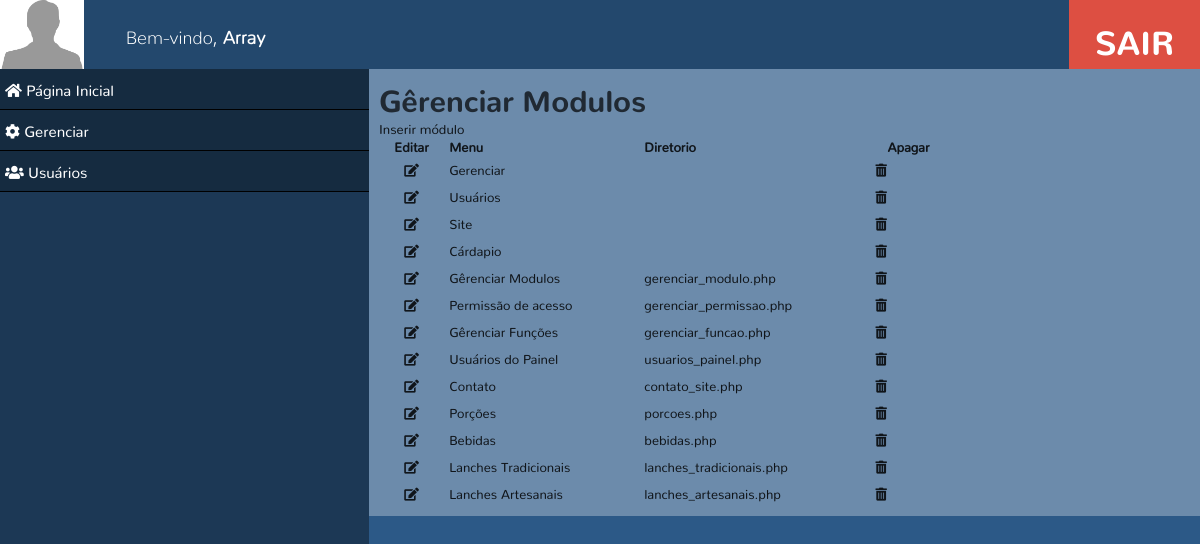
The app's page /admin/index.php?menu=1&submenu=2 (signed in) with its own data.
### tables this page shows
CREATE TABLE `usuarios_painel` (
  `id_usuario_painel` int(11) NOT NULL,
  `usuario_painel` varchar(255) NOT NULL,
  `senha_painel` varchar(255) NOT NULL,
  `avatar_painel` varchar(255) NOT NULL DEFAULT 'foto-default.png',
  `status_usuario_painel` enum('Ativo','Inativo') NOT NULL DEFAULT 'Ativo'
);

CREATE TABLE `permissao_acesso` (
  `id_permissao` int(11) NOT NULL,
  `id_menu` int(11) NOT NULL,
  `id_funcao` int(11) NOT NULL
);

CREATE TABLE `menu_acesso` (
  `id_menu` int(11) NOT NULL,
  `menu` varchar(255) NOT NULL,
  `diretorio` varchar(255) NOT NULL,
  `id_menupai` int(11) NOT NULL DEFAULT '0',
  `icone` varchar(255) NOT NULL,
  `ativo` enum('Ativo','Inativo') DEFAULT 'Ativo'
);

### admin/app/config.php (called while the page is built, shortened)
<?php
class Conexao {
	private $config;
	public function __construct ($config) {
		$this->config = $config;
	}
	public function conectar() {
		$mysqli = new mysqli($this->config['servidor'], $this->config['usuario'], $this->config['senha'], $this->config['banco']);
		return $mysqli;
	}
}
?>

### admin/assets/function/User.php (called while the page is built, shortened)
<?php
class Site {
	public function anti_injection($string) {
		$string = strip_tags($string);
		$string = htmlspecialchars($string);
		$string = addslashes($string);
		$string = str_ireplace("SELECT","",$string);
		$string = str_ireplace("FROM","",$string);
		$string = str_ireplace("WHERE","",$string);
		$string = str_ireplace("INSERT","",$string);
		$string = str_ireplace("UPDATE","",$string);
		$string = str_ireplace("DELETE","",$string);
		$string = str_ireplace("DROP","",$string);
		$string = str_ireplace("DATABASE","",$string);
		$string = str_ireplace("USE","",$string);
		return $string;
	}
	public function GET ($string, $retorno) {
		return $this->anti_injection(isset($_GET[$string]) ? $_GET[$string] : $retorno);
	}
}
$Site = new Site();
?>

### admin/modulos/gerenciar_modulo.php (the view, shortened to what this page needs)
<?php
if($editar) {
?>
<form action="" method="POST">
	<input type="hidden" name="acao" value="insere">
	<?php
	$sql = $conexao->conectar()->query("SELECT * FROM menu_acesso WHERE id_menu = '{$editar}'");
	while($mostra = $sql->fetch_assoc()) {
	?>
	<input type="text" class="input-normal" name="modulo" placeholder="Modulo" value="<?php echo $mostra['menu']; ?>">
	<input type="text" class="input-normal" name="diretorio" placeholder="Diretorio" value="<?php echo $mostra['diretorio']; ?>">
	<input type="text" class="input-normal" name="icone" placeholder="Diretorio" value="<?php echo $mostra['icone']; ?>">
	<select name="categoria" class="input-normal">
		<?php
		$sql = $conexao->conectar()->query("SELECT * FROM menu_acesso WHERE id_menupai = 0 ORDER BY menu ASC");
		while($cat = $sql->fetch_assoc()) {
			$sql2 = $conexao->conectar()->query("SELECT * FROM menu_acesso WHERE id_menupai = '{$mostra['id_menupai']}'")->fetch_assoc();
		?>
		<option value="<?php echo $cat['id_menu']; ?>" <?php if ($sql2['id_menupai'] == $cat['id_menu']) { echo "selected"; } ?>><?php echo $cat['menu']; ?></option>
		<?php } ?>
	</select>
	<input type="submit" class="input-submit" value="Salvar">
	<?php } ?>
</form>
<?php
} else {
?>
<div style="padding-top: 10px;">
	<a href="?menu=<?php echo $id_menu; ?>&submenu=<?php echo $id_submenu; ?>&inserir=true">Inserir módulo</a>
	<table width="70%">
		<tr>
			<td style="padding: 5px;"><center><b>Editar</b></center></td>
			<td style="padding: 5px;"><b>Menu</b></td>
			<td style="padding: 5px;"><b>Diretorio</b></td>
			<td style="padding: 5px;"><center><b>Apagar</b></center></td>
		</tr>
		<?php
		$sql = $conexao->conectar()->query("SELECT * FROM menu_acesso ORDER BY id_menupai ASC");
		while($mostra = $sql->fetch_assoc()) {
		?>
		<tr id="find_<?php echo $mostra['id_menu']; ?>" rel="<?php echo $mostra['id_menu']; ?>">
			<td style="padding: 5px;"><a href="?menu=<?php echo $id_menu; ?>&submenu=<?php echo $id_submenu; ?>&editar=<?php echo $mostra['id_menu']; ?>"><center><i class="fas fa-edit"></i></center></a></td>
			<td style="padding: 5px;"><?php echo $mostra['menu']; ?></td>
			<td style="padding: 5px;"><?php echo $mostra['diretorio']; ?></td>
			<td style="padding: 5px;" onclick="item.deletar(<?php echo $mostra['id_menu']; ?>, 'modulo')" style="cursor: pointer;"><i class="fas fa-trash-alt"></i></a></td>
		</tr>
		<?php } ?>
	</table>
</div>
<?php } ?>

### admin/index.php (shortened to what this page needs)
<?php
$id_usuario = isset($_SESSION['id_usuario']) ? $_SESSION['id_usuario'] : false;
require 'app/config.php';
include 'assets/function/User.php';
$id_menu = $Site->GET('menu', 0);
$id_submenu = $Site->GET('submenu', 0);
$SQLpagina = $conexao->conectar()->query("SELECT * FROM menu_acesso WHERE id_menu = '{$id_submenu}'");
$PegaPagina = $SQLpagina->fetch_assoc();
$pagina = $PegaPagina['menu'];
$editar = $Site->GET('editar', false);
$inserir = $Site->GET('inserir', false);
if(isset($_SESSION['usuario']) == false) {
	HEADER("location:login.php");
} else {
	$funcaoUsuario = $conexao->conectar()->query("SELECT id_funcao FROM usuarios_funcoes WHERE id_usuario_funcao = {$id_usuario}")->fetch_assoc();
?>
<!DOCTYPE html>
<html lang="pt-br">
<head>
	<link rel="stylesheet" href="assets/css/geral.css?<?php echo filemtime('assets/css/geral.css'); ?>">
	<link rel="stylesheet" href="assets/css/font-face.css?<?php echo filemtime('assets/css/font-face.css'); ?>">
	<link rel="stylesheet" href="https://use.fontawesome.com/releases/v5.8.1/css/all.css">
</head>
<body>
	<header class="header">
		<?php
		$sql = $conexao->conectar()->query("SELECT avatar_painel FROM usuarios_painel WHERE id_usuario_painel = '{$id_usuario}'")->fetch_assoc();
		?>
		<div class="photo-user pull left" style="background: url('../assets/img/uploads/<?php echo $sql['avatar_painel']; ?>'); background-size: cover;"></div>
		<div class="welcome pull left">Bem-vindo, <b><?php echo $_SESSION['usuario']; ?></b></div>
		<div class="exit pull right"><a href="modulos/sair.php">SAIR</a></div>
	</header>
	<div id="menu" class="menu pull left">
		<ul class="menu">
			<li class="item"><a href="index.php"><div class="name"><div class="fas fa-home"></div> Página Inicial</div></a></li>
			<?php
			$sql = $conexao->conectar()->query("SELECT * FROM menu_acesso a, permissao_acesso b WHERE b.id_funcao = '{$funcaoUsuario['id_funcao']}' AND a.ativo = 'Ativo' AND a.id_menupai = 0 AND a.id_menu = b.id_menu");
			while($mostra = $sql->fetch_assoc()) {
			?>
			<li class="item"><a href="#"><div class="name"><div class="<?php echo $mostra['icone']; ?>"></div> <?php echo $mostra['menu']; ?></div></a>
			</li>
			<?php } ?>
		</ul>
	</div>
	<div id="conteudo" class="content">
		<?php
		$site = $Site->GET('menu', 0);
		$sql = $conexao->conectar()->query("SELECT * FROM menu_acesso a, permissao_acesso b WHERE a.id_menupai = '{$id_menu}' AND a.id_menu = '{$id_submenu}' AND b.id_menu = a.id_menu");
		$encontra = $sql->num_rows;
		if ($encontra > 0) {
			$mostra = $sql->fetch_assoc();
			echo "<div class='title'>$pagina</div>";
			include("modulos/{$mostra['diretorio']}");
		} else if ($site == false) {
			echo "<div class='title'>Página Inicial</div>";
			include("modulos/inicio.php");
		}else {
			echo "<div class='title'>ERROR 404</div>";
			echo "<div style='padding-top: 10px;'>Está página não existe ou você não tem permissão!!</div>";
		}
		?>
	</div>
</body>
</html>
<?php } ?>

### admin/assets/css/geral.css (style rules this page uses)
body { background: #2C5987; margin: 0; padding: 0; }
a { text-decoration: none; color: inherit; }
div { position: relative; }
.pull.left { float: left; }
.pull.right { float: right; }
header.header { background: #23486D; height: 69px; width: 100%; position: fixed; z-index: 99; }
header.header .photo-user { width: 84px; height: 69px; }
header.header .welcome { font-size: 18px; color: #FFF; padding-left: 42px; padding-top: 24px; font-family: 'Nunito Extra Light'; }
header.header .exit { background: #DD4F42; width: 131px; height: 69px; display: -webkit-flex; display: -moz-flex; display: -ms-flex; display: -o-flex; display: flex; justify-content: center; align-items: center; font-size: 33px; color: #FFF; font-family: 'Nunito Extra Bold'; }
#menu { background: #1C3855; top: 69px; height: 100%; position: fixed; z-index: 9; }
ul.menu { list-style: none; padding: 0; margin: 0; font-family: 'Nunito'; }
ul.menu > li.item { background: #152B40; box-shadow: rgba(0,0,0,1) 0px 1px 0px; margin-top: 1px; color: #FFF; }
ul.menu > li.item > a > .name { height: 40px; padding: 10px 5px; box-sizing: border-box; font-size: 15px; }
ul.menu > li.item:first-of-type { margin-top: 0; }
.content { background: rgba(255,255,255,0.30); display: table; box-sizing: border-box; padding: 10px 10px; color: rgba(0,0,0,0.85); font-family: 'Nunito'; font-size: 13px; top: 69px; }
.content .title { font-size: 30px; font-family: 'Nunito Extra Bold'; color: rgba(0,0,0,0.70); }

### records on screen
usuarios_painel: avatar_painel (placeholder picture)
permissao_acesso: id_menu.menu "Gerenciar"
permissao_acesso: id_menu.menu "Usuários"
menu_acesso: menu "Gêrenciar Modulos", diretorio "gerenciar_modulo.php"
menu_acesso: menu "Gerenciar"
menu_acesso: menu "Usuários"
menu_acesso: menu "Site"
menu_acesso: menu "Cárdapio"
menu_acesso: menu "Permissão de acesso", diretorio "gerenciar_permissao.php"
menu_acesso: menu "Gêrenciar Funções", diretorio "gerenciar_funcao.php"
menu_acesso: menu "Usuários do Painel", diretorio "usuarios_painel.php"
menu_acesso: menu "Contato", diretorio "contato_site.php"
menu_acesso: menu "Porções", diretorio "porcoes.php"
menu_acesso: menu "Bebidas", diretorio "bebidas.php"
menu_acesso: menu "Lanches Tradicionais", diretorio "lanches_tradicionais.php"
menu_acesso: menu "Lanches Artesanais", diretorio "lanches_artesanais.php"

### other values on screen
$_SESSION['usuario'] "Array"
